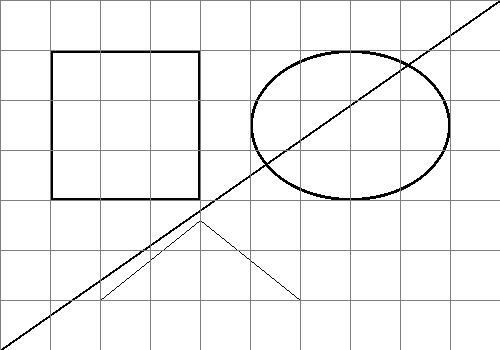
#> input picture sample2.jpg, 500 x 350 px
$ python 'Assignment 44.py'
#> lines starting #> are read from the running program, lines starting #| are printed output that depends on the picture
import cv2

# Load image
image = cv2.imread("sample2.jpg")
#> image is the input picture: shape (350, 500, 3); min 0, max 255, mean 243.8

# Check if image is loaded
if image is None:
    print("Error: Image not found!")
    exit()

# -------------------------------
# 1. Convert to Grayscale
# -------------------------------
gray = cv2.cvtColor(image, cv2.COLOR_BGR2GRAY)

# -------------------------------
# 2. Apply Blur
# -------------------------------
blur = cv2.GaussianBlur(gray, (7, 7), 0)
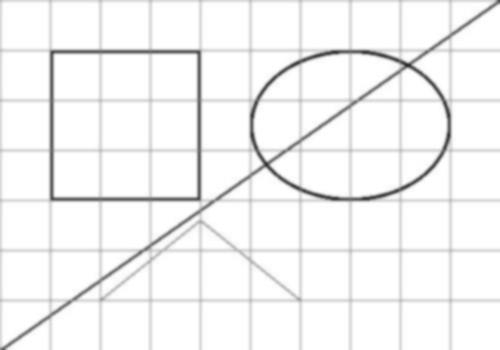
#> blur: shape (350, 500); min 41, max 255, mean 244

# -------------------------------
# 3. Edge Detection
# -------------------------------
edges = cv2.Canny(blur, 50, 150)
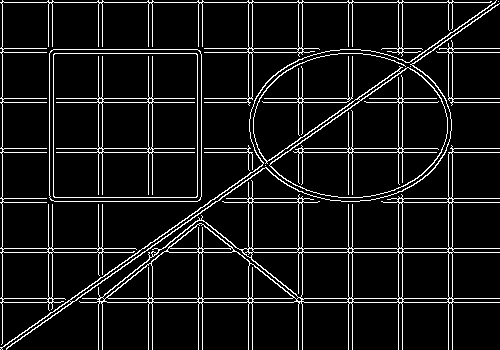
#> edges: shape (350, 500); 8.5% white in thin lines or dots

# -------------------------------
# 4. Show Results
# -------------------------------
cv2.imshow("Original Image", image)
cv2.imshow("Grayscale Image", gray)
cv2.imshow("Blurred Image", blur)
cv2.imshow("Edge Detection", edges)

# Wait for key press
cv2.waitKey(0)
cv2.destroyAllWindows()

$ run again, with sample.jpg copied over sample2.jpg
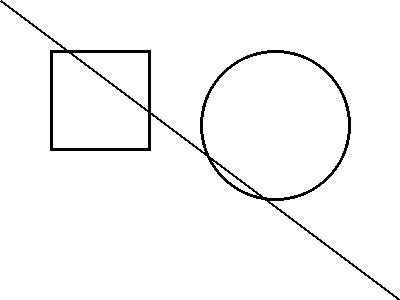
#> input picture sample.jpg, 400 x 300 px
#> image is the input picture: shape (300, 400, 3); min 0, max 255, mean 247.4
#> `blur = cv2.GaussianBlur(gray, (7, 7), 0)`:
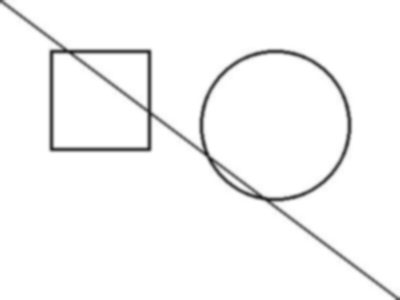
#> blur: shape (300, 400); min 37, max 255, mean 247.4
#> `edges = cv2.Canny(blur, 50, 150)`:
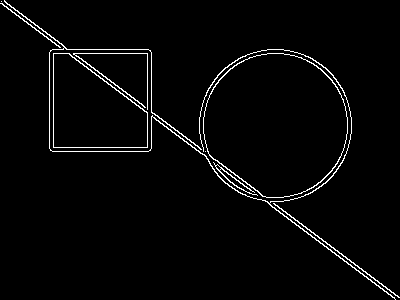
#> edges: shape (300, 400); 2.6% white in thin lines or dots
